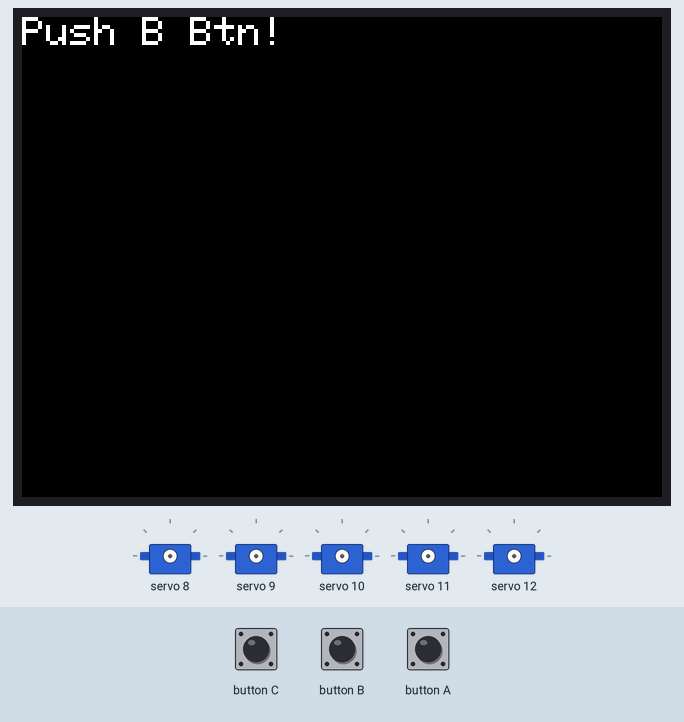
Recording of a sketch running on a simulated ESP32. On the bench: 320×240 colour display, 5 × servo. The test bench sets the inputs (shaded band).

Above: at 6.4 s.
6.5 s: button B pressed for 0.15 s
At 7.7 s:
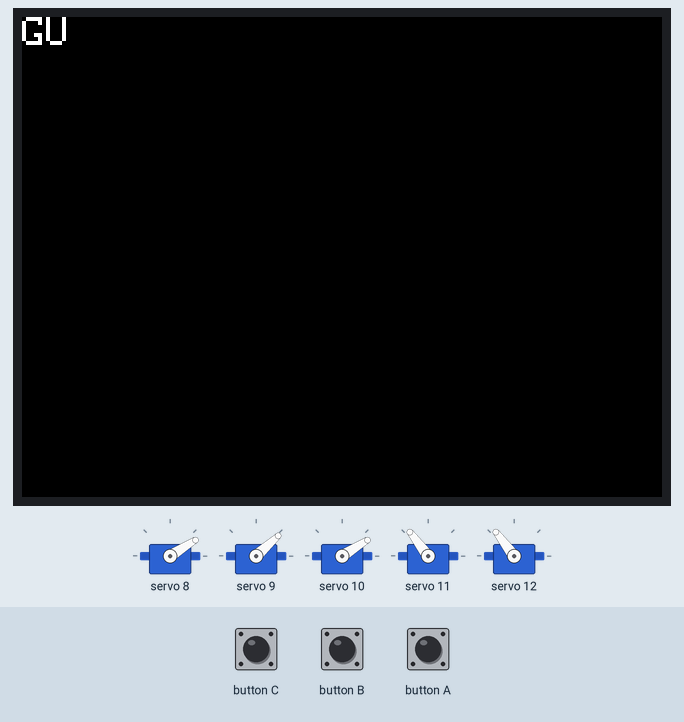
8.1 s: button B pressed for 1 s
At 9.1 s:
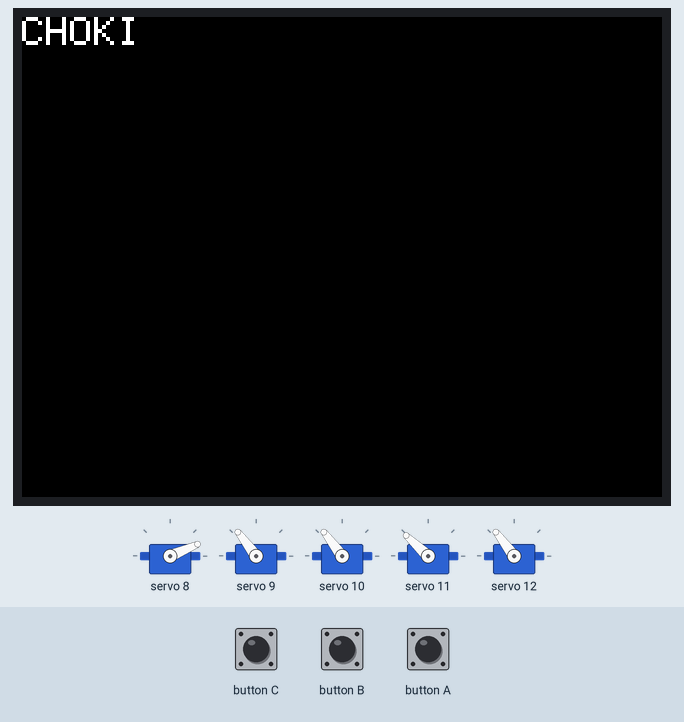
10.6 s: button B pressed for 0.15 s
At 11.7 s:
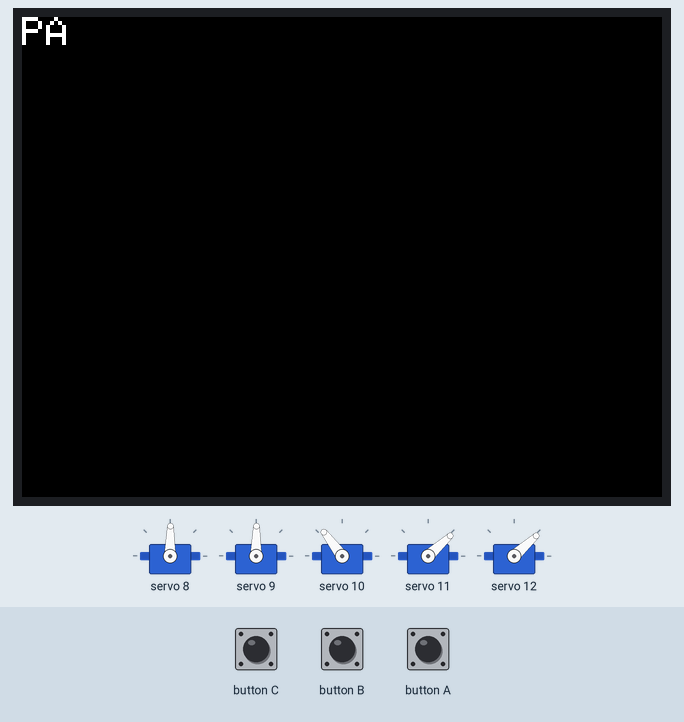
12.2 s: button B pressed for 3.2 s
At 13.0 s:
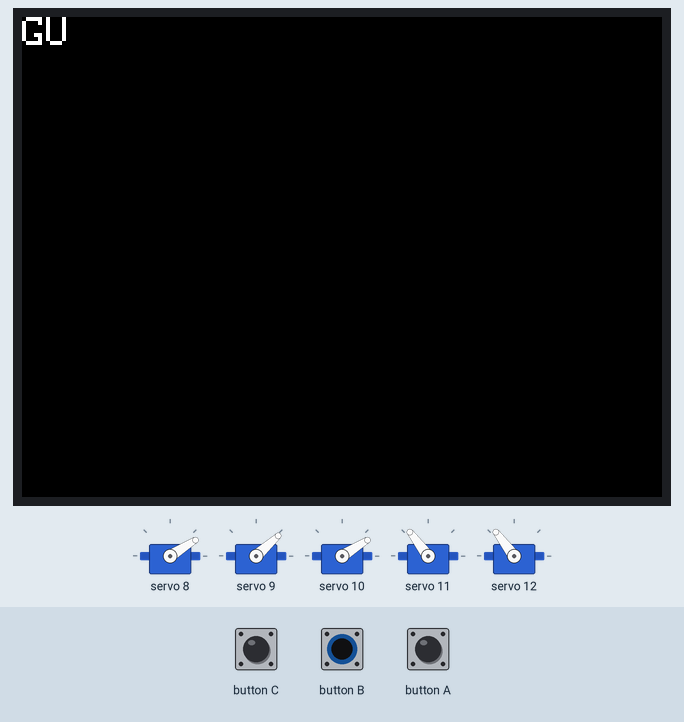
Timing chart, 0 to 15.2 s (numbered marks = the images above; inputs shaded):
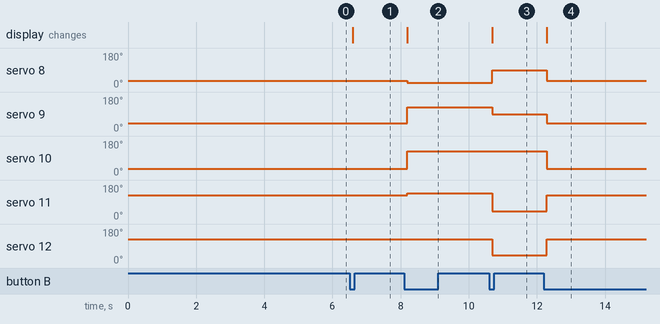

Measured:
- after the input at 6.5 s, the display: changes after 0.09 s (image 1)
- after the input at 8.1 s, servo 8: 32° → 23° after 0.09 s; servo 9: 42° → 127° after 0.10 s; servo 10: 32° → 127° after 0.10 s; servo 11: 127° → 137° after 0.10 s; the display: changes after 0.10 s (image 2)
- after the input at 10.6 s, servo 8: 23° → 89° after 0.08 s; servo 9: 127° → 89° after 0.08 s; servo 11: 137° → 42° after 0.08 s; servo 12: 127° → 42° after 0.08 s; the display: changes after 0.08 s (image 3)
- after the input at 12.2 s, servo 8: 89° → 32° after 0.08 s; servo 9: 89° → 42° after 0.09 s; servo 10: 127° → 32° after 0.09 s; servo 11, servo 12: 42° → 127° after 0.09 s; the display: changes after 0.09 s (image 4)

The sketch:

robot_hand_left.ino
```cpp
//SUBです。


#include <M5Unified.h>
#include <Wire.h>
#include <Adafruit_PWMServoDriver.h> # モーターを動かすライブラリ

Adafruit_PWMServoDriver pwm = Adafruit_PWMServoDriver();

int handState_Left = 0; // 現在の状態 (0:パー, 1:グー, 2:チョキ)

void setup() {
  M5.begin();
  M5.Lcd.setRotation(3);
  M5.Lcd.setTextSize(2);
  M5.Lcd.fillScreen(BLACK);
  M5.Lcd.setCursor(0, 0);
  M5.Lcd.println("Push B Btn!"); // 起動時のメッセージ

  Wire.begin(32, 33);
  pwm.begin();
  pwm.setPWMFreq(50);
  delay(5000);

}

void loop() {
  M5.update(); // ボタン状態の読み取り（必須）

  // Bボタン（側面のM5ボタン）が押されたら
  if (M5.BtnB.wasPressed()) {
    handState_Left++; // 状態を1つ進める
    if (handState_Left > 2) {
      handState_Left = 0; // 2(チョキ)の次は0(パー)に戻る
    }

    // 画面のリセット
    M5.Lcd.fillScreen(BLACK);
    M5.Lcd.setCursor(0, 0);

    // 状態に合わせて形と画面表示を切り替える
    if (handState_Left == 0) {
      // パー
      pwm.setPWM(8, 0, 300);
      pwm.setPWM(9, 0, 300);
      pwm.setPWM(10, 0, 380);
      pwm.setPWM(11, 0, 200);
      pwm.setPWM(12, 0, 200);
      M5.Lcd.println("PA");
    }
    else if (handState_Left == 1) {
      // グー
      pwm.setPWM(8, 0, 180);
      pwm.setPWM(9, 0, 200);
      pwm.setPWM(10, 0, 180);
      pwm.setPWM(11, 0, 380);
      pwm.setPWM(12, 0, 380);
      M5.Lcd.println("GU");
    }
    else if (handState_Left == 2) {
      // チョキ
      pwm.setPWM(8, 0, 160);
      pwm.setPWM(9, 0, 380);
      pwm.setPWM(10, 0, 380);

      pwm.setPWM(11, 0, 400);
      pwm.setPWM(12, 0, 380);
      M5.Lcd.println("CHOKI");
    }
  }

  delay(20); // 少し待機（ボタンの誤作動防止）
}
```
